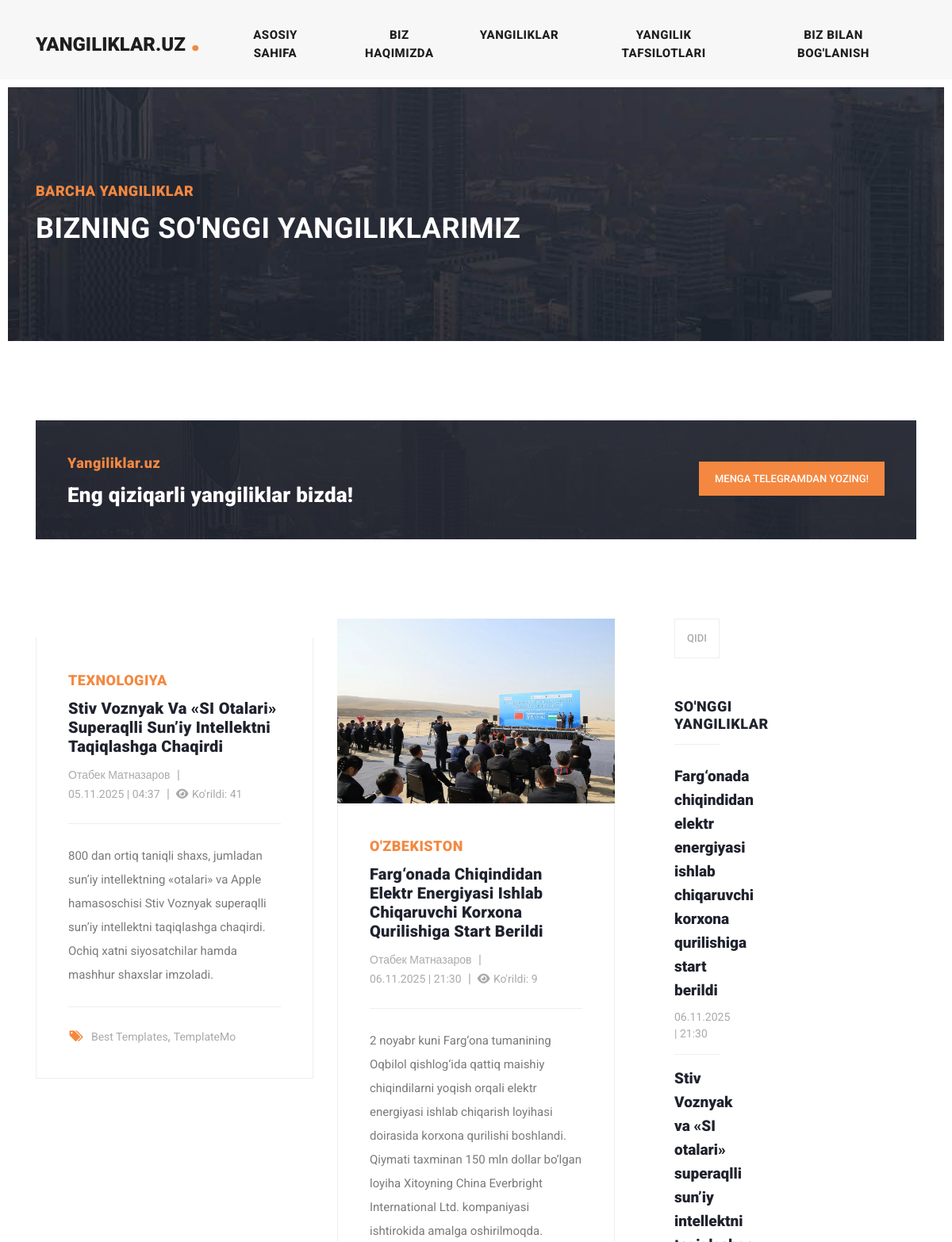
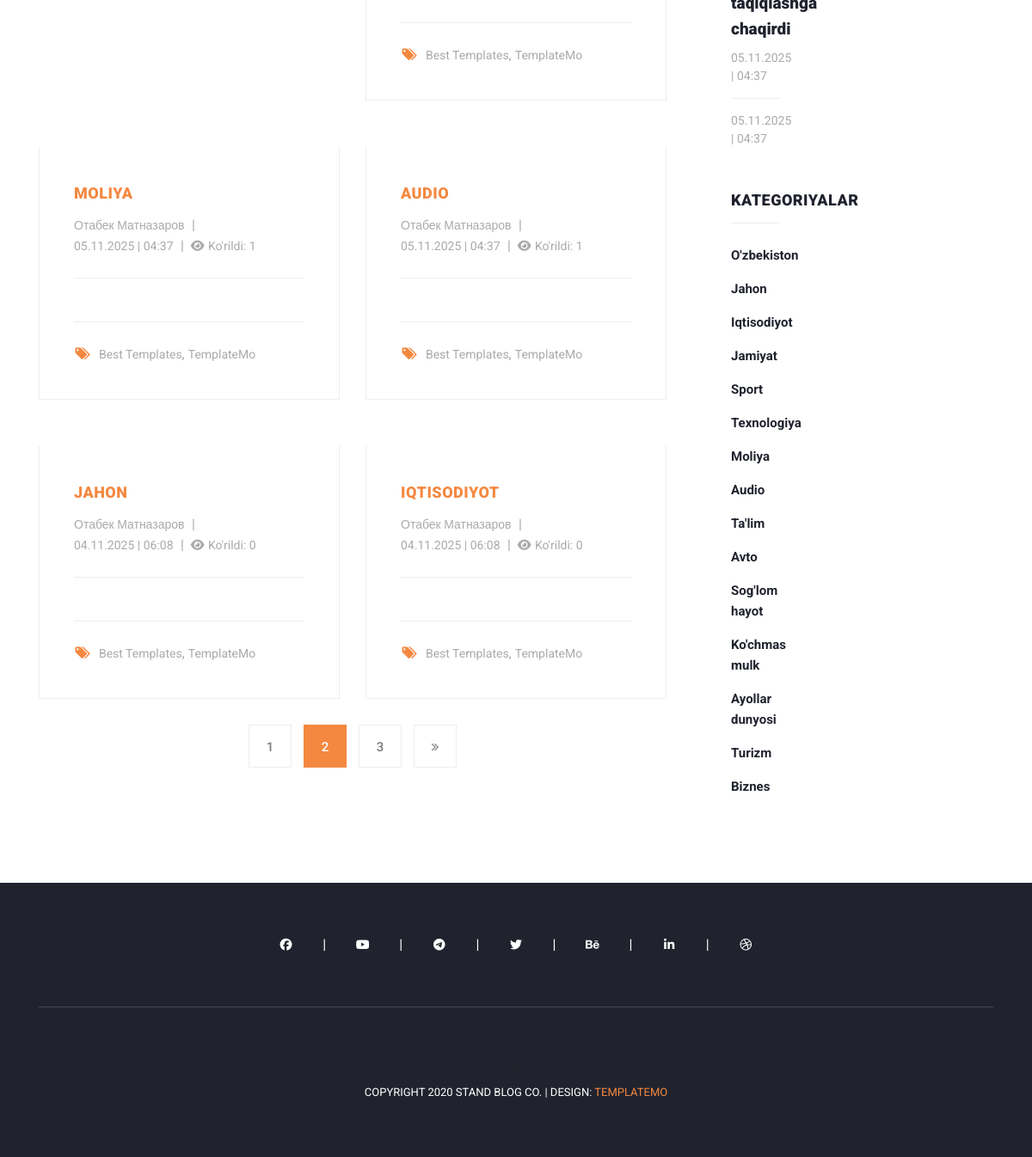
Page /news.php on the committed database (2 pictures, top to bottom).
### tables this page shows
CREATE TABLE `menu` (
    `id` INTEGER PRIMARY KEY AUTOINCREMENT,
    `name` VARCHAR(255) NOT NULL,
    `position` INTEGER DEFAULT NULL,
    `url` VARCHAR(255) DEFAULT NULL,
    `status` BOOLEAN DEFAULT TRUE
);

CREATE TABLE `news`
(
    `id`          INTEGER PRIMARY KEY AUTOINCREMENT,
    `author_id`   INTEGER NOT NULL,
    `is_banner`   INTEGER DEFAULT 0 CHECK (is_banner IN (0, 1)), -- 0=yo'q, 1=ha
    `title`       TEXT    NOT NULL,
    `description` TEXT,
    `category_id` INTEGER NOT NULL,
    `image`       TEXT    DEFAULT NULL,
    `body`        TEXT    DEFAULT NULL,
    `seen_count`  INTEGER DEFAULT 0 CHECK (seen_count >= 0),
    `created_at`  TEXT    DEFAULT (datetime('now', '+5 hours')), -- sqlite da datetime turi yo'q
    `updated_at`  TEXT    DEFAULT (datetime('now', '+5 hours')),
    `status`      INTEGER DEFAULT 1 CHECK (status IN (0, 1))    -- 0=nofaol, 1=faol

);

CREATE TABLE `category`
(
    `id`     INTEGER PRIMARY KEY AUTOINCREMENT,
    `name`   TEXT NOT NULL,
    `status` BOOLEAN DEFAULT TRUE
);

CREATE TABLE `author`
(
  `id` INTEGER PRIMARY KEY AUTOINCREMENT,
  `name` VARCHAR(100) NOT NULL,
  `status` BOOLEAN DEFAULT TRUE
);

CREATE TABLE `social`
(
    `id`       INTEGER PRIMARY KEY AUTOINCREMENT,
    `name`     TEXT(255) NOT NULL,     -- nomi
    `url`      TEXT(255) DEFAULT NULL, -- manzili
    `icon_class` TEXT(255) DEFAULT NULL, -- ikonkasi
    `position` INTEGER   DEFAULT NULL,
    `status`   BOOLEAN   DEFAULT 1     -- yoqib/o'chirish uchun statusi
);

### views/news.php (called while the page is built, shortened)
<?php
require_once __DIR__ . '/../helpers.php';
require_once __DIR__ . '/../controllers/imports.php';
require_once __DIR__ . '/../views/widgets/header.php';
require_once __DIR__ . '/../views/widgets/all-news-banner.php';
require_once __DIR__ . '/../views/widgets/all-news-content.php';
require_once __DIR__ . '/../views/widgets/footer.php';

### news.php (called while the page is built)
<?php
require_once __DIR__ . '/views/news.php';

### models/menu.php (called while the page is built)
<?php
function getMenus(): array
{
    global $pdo;
    $sql = "
            SELECT
                 `name`,
                 `position`,
                 `url`
            FROM `menu`
            WHERE `status` = " . ACTIVE .
        " ORDER BY `position`";
    $stmt = $pdo->prepare($sql);
    $stmt->execute();
    return $stmt->fetchAll(PDO::FETCH_ASSOC);
}

### controllers/imports.php (called while the page is built, shortened)
<?php
$menus = getMenus();
$socials = getSocials();
$categories = getCategories();
$news = getLastNews();
$ommabopYangiliklar = popularNews();

### models/news.php (called while the page is built, shortened)
<?php
function getLastNews(): array
{
    global $pdo;
    $sql = "SELECT
                `N`.`id` AS `news_id`,
                `A`.`name` AS `muallif`,
                `N`.`title` AS `sarlavha`,
                `N`.`description` AS `qisqa_tavsif`,
                `C`.`name` AS `kategoriya`,
                `N`.`image` AS `rasm`,
               -- `N`.`body` AS `yangilik_matni`,
                `N`.`seen_count` AS `kurishlar_soni`,
                `N`.`created_at` AS `yaratilgan_vaqti`      -- GMT+5 da ko'rsatish
            FROM `news` AS `N`
            JOIN `category` AS `C`
             ON `N`.`category_id` = `C`.`id`
            JOIN `author` AS `A`
            ON `N`.`author_id` = `A`.`id`
            WHERE `N`.`status` = " . ACTIVE .
        " ORDER BY `yaratilgan_vaqti` DESC
            LIMIT 3";
    $stmt = $pdo->prepare($sql);
    $stmt->execute();
    return $stmt->fetchAll(PDO::FETCH_ASSOC);
}
function popularNews(): array
{
    global $pdo;
    $sql = "SELECT
                `N`.`id` AS `news_id`,
                `A`.`name` AS `muallif`,
                `N`.`title` AS `sarlavha`,
                `N`.`description` AS `qisqa_tavsif`,
                `C`.`name` AS `kategoriya`,
                `N`.`image` AS `rasm`,
               -- `N`.`body` AS `yangilik_matni`,
                `N`.`seen_count` AS `kurishlar_soni`,
                `N`.`created_at` AS `yaratilgan_vaqti`      -- GMT+5 da ko'rsatish
            FROM `news` AS `N`
            JOIN `category` AS `C`
             ON `N`.`category_id` = `C`.`id`
            JOIN `author` AS `A`
            ON `N`.`author_id` = `A`.`id`
            WHERE `N`.`status` = " . ACTIVE .
        " ORDER BY `seen_count` DESC
            LIMIT 6";
    $stmt = $pdo->prepare($sql);
    $stmt->execute();
    try {
        return $stmt->fetchAll(PDO::FETCH_ASSOC);
    } catch (PDOException $e) {
        dd($e->getMessage());
    }
}

### helpers.php (called while the page is built, shortened)
<?php
function getImage(string $table_name, int $id, mixed $filename): string
{
    $relativePath = "uploads/$table_name/$id/$filename";
    if (file_exists(PROJECT_ROOT . $relativePath)) {
        return '/' . $relativePath;
    }
    return '/assets/images/no_image.png';
}

### models/categories.php (called while the page is built)
<?php
function getCategories(): array
{
    global $pdo;
    $sql = "SELECT
                `name`
            FROM `category`
            WHERE `status` = " . ACTIVE . "
            ORDER BY `id`
            ";
    $stmt = $pdo->prepare($sql);
    $stmt->execute();
    return $stmt->fetchAll(PDO::FETCH_ASSOC);
}

### models/socials.php (called while the page is built)
<?php
function getSocials(): array
{
    global $pdo;
    $sql = "SELECT
                `name`,
                `url`,
                `icon_class`,
                `position`
        FROM `social`
        WHERE `status` = " . ACTIVE .
        " ORDER BY `position`";
    $stmt = $pdo->prepare($sql);
    $stmt->execute();
    return $stmt->fetchAll(PDO::FETCH_ASSOC);
}

### views/widgets/all-news-content.php (the view, shortened to what this page needs)
<section class="call-to-action">
    <div class="container">
        <div class="row">
            <div class="col-lg-12">
                <div class="main-content">
                    <div class="row">
                        <div class="col-lg-8">
                            <span><?= SITE_NAME ?? 'Bu yerda sayt nomi' ?></span>
                            <h4> <?= SLOGAN ?> </h4>
                        </div>
                        <div class="col-lg-4">
                            <div class="main-button">
                                <a href="https://t.me/settings" target="_parent">Menga Telegramdan yozing!</a>
                            </div>
                        </div>
                    </div>
                </div>
            </div>
        </div>
    </div>
</section>
<section class="blog-posts grid-system">
    <div class="container">
        <div class="row">
            <div class="col-lg-8">
                <div class="all-blog-posts">
                    <div class="row">
                        <?php if (!empty($ommabopYangiliklar)): ?>
                            <?php foreach ($ommabopYangiliklar as $ommabopYangilik): ?>
                                <div class="col-lg-6">
                                    <div class="blog-post">
                                        <div class="blog-thumb">
                                            <?php $image = getImage('news', $ommabopYangilik['news_id'], $ommabopYangilik['rasm']); ?>
                                            <img src="<?= $image; ?>" alt="">
                                        </div>
                                        <div class="down-content">
                                            <span> <?= $ommabopYangilik['kategoriya']; ?> </span>
                                            <a href="post-details.html">
                                                <h4><?= $ommabopYangilik['sarlavha']; ?> </h4>
                                            </a>
                                            <ul class="post-info">
                                                <li><a href="#"> <?= $ommabopYangilik['muallif']; ?> </a></li>
                                                <li>
                                                    <a> <?= date('d.m.Y  |  H:i', strtotime($ommabopYangilik['yaratilgan_vaqti'])); ?> </a>
                                                </li>
                                                <li><a> <i class="fas fa-eye"></i>
                                                        Ko'rildi: <?= $ommabopYangilik['kurishlar_soni']; ?> </a></li>
                                            </ul>
                                            <a href="?controller=news_view&id=<?= htmlspecialchars($ommabopYangilik['news_id']); ?>">
                                                <p> <?= $ommabopYangilik['qisqa_tavsif'] ?> </p>
                                            </a>
                                            <div class="post-options">
                                                <div class="row">
                                                    <div class="col-lg-12">
                                                        <ul class="post-tags">
                                                            <li><i class="fa fa-tags"></i></li>
                                                            <li><a href="#">Best Templates</a>,</li>
                                                            <li><a href="#">TemplateMo</a></li>
                                                        </ul>
                                                    </div>
                                                </div>
                                            </div>
                                        </div>
                                    </div>
                                </div>
                            <?php endforeach; ?>
                        <?php endif; ?>
                        <div class="col-lg-12">
                            <ul class="page-numbers">
                                <li><a href="#">1</a></li>
                                <li class="active"><a href="#">2</a></li>
                                <li><a href="#">3</a></li>
                                <li><a href="#"><i class="fa fa-angle-double-right"></i></a></li>
                            </ul>
                        </div>
                    </div>
                </div>
            </div>
            <div class="col-lg-4">
                <div class="col-lg-4">
                    <?php require_once __DIR__ . '/sidebar.php'; ?>
                </div>
            </div>
        </div>
    </div>
</section>

### views/widgets/header.php (shortened to what this page needs)
<!DOCTYPE html>
<html lang="uz">
<head>
    <link href="vendor/bootstrap/css/bootstrap.min.css" rel="stylesheet">
    <link rel="stylesheet" href="assets/css/all.min.css">
    <link rel="stylesheet" href="assets/css/fontawesome.css">
    <link rel="stylesheet" href="assets/css/templatemo-stand-blog.css">
    <link rel="stylesheet" href="assets/css/owl.css">
</head>
<body>
<header class="">
    <nav class="navbar navbar-expand-lg">
        <div class="container">
            <a class="navbar-brand" href="/">
                <h2> <?= SITE_NAME ?? 'Sayt nomi'; ?> <em>.</em></h2>
            </a>
            <div class="collapse navbar-collapse" id="navbarResponsive">
                <ul class="navbar-nav ml-auto">
                    <?php if (!empty($menus)): ?>
                        <?php foreach ($menus as $menu): ?>
                            <li class="nav-item">
                                <a class="nav-link" href="<?= $menu['url']; ?>">
                                    <?= $menu['name']; ?>
                                </a>
                            </li>
                        <?php endforeach; ?>
                    <?php endif; ?>
                </ul>
            </div>
        </div>
    </nav>
</header>

### views/widgets/all-news-banner.php
<div class="heading-page header-text">
    <section class="page-heading">
        <div class="container">
            <div class="row">
                <div class="col-lg-12">
                    <div class="text-content">
                        <h4>Barcha yangiliklar</h4>
                        <h2>Bizning so'nggi yangiliklarimiz</h2>
                    </div>
                </div>
            </div>
        </div>
    </section>
</div>

### views/widgets/sidebar.php (shortened to what this page needs)
<div class="sidebar">
    <div class="row">
        <div class="col-lg-12">
            <div class="sidebar-item search">
                <form id="search_form" name="gs" method="GET" action="#">
                    <input type="text" name="q" class="searchText" placeholder="qidirish uchun yozing..."
                           autocomplete="on">
                </form>
            </div>
        </div>
        <div class="col-lg-12">
            <div class="sidebar-item recent-posts">
                <div class="sidebar-heading">
                    <h2>So'nggi yangiliklar</h2>
                </div>
                <div class="content">
                    <ul>
                        <?php if (!empty($news)): ?>
                            <?php foreach ($news as $news_item): ?>
                                <li>
                                    <a href="?controller=news_view&id=<?= htmlspecialchars($news_item['news_id']) ?>">
                                        <h5> <?= htmlspecialchars($news_item['sarlavha']); ?> </h5>
                                        <span><?= date('d.m.Y  |  H:i', strtotime($news_item['yaratilgan_vaqti'])); ?></span>
                                    </a>
                                </li>
                            <?php endforeach; ?>
                        <?php else: echo 'news massivi null!'; ?>
                        <?php endif; ?>
                    </ul>
                </div>
            </div>
        </div>
        <div class="col-lg-12">
            <div class="sidebar-item categories">
                <div class="sidebar-heading">
                    <h2>Kategoriyalar</h2>
                </div>
                <div class="content">
                    <ul>
                        <?php if (!empty($categories)): ?>
                            <?php foreach ($categories as $category): ?>
                                <li><a href="#"> <?= $category['name'] ?> </a></li>
                            <?php endforeach; ?>
                        <?php endif; ?>
                    </ul>
                </div>
            </div>
        </div>
    </div>
</div>

### views/widgets/footer.php (shortened to what this page needs)
<footer>
    <div class="container">
        <div class="row">
            <div class="col-lg-12">
                <ul class="social-icons">
                    <?php if (!empty($socials)) : ?>
                        <?php foreach ($socials as $social) : ?>
                            <li>
                                <a href="<?= $social['url'] ?>" target="_blank">
                                    <i class="<?= $social['icon_class']; ?>>"></i>
                                </a>
                            </li>
                        <?php endforeach; ?>
                    <?php endif; ?>
                </ul>
            </div>
            <div class="col-lg-12">
                <div class="copyright-text">~
                    <p>Copyright 2020 Stand Blog Co.
                        | Design: <a rel="nofollow" href="https://templatemo.com" target="_parent">TemplateMo</a></p>
                </div>
            </div>
        </div>
    </div>
</footer>
</body>
</html>

### rows in the picture
menu: name "ASOSIY SAHIFA"
menu: name "BIZ HAQIMIZDA"
menu: name "YANGILIKLAR"
menu: name "YANGILIK TAFSILOTLARI"
menu: name "BIZ BILAN BOG'LANISH"
news: category.name "TEXNOLOGIYA", title "Stiv Voznyak Va «SI Otalari» Superaqlli Sun’iy Intellektni Taqiqlashga Chaqirdi", author.name "Отабек Матназаров", created_at "05.11.2025 | 04:37", seen_count "41", description "800 dan ortiq taniqli shaxs, jumladan sun’iy intellektning «otalari» va Apple hamasoschisi Stiv Voznyak superaqlli sun’iy intellektni taqiqlashga chaqirdi. Ochiq xatni siyosatchilar hamda mashhur shaxslar imzoladi.", title "Stiv Voznyak va «SI otalari» superaqlli sun’iy intellektni taqiqlashga chaqirdi"
news: id+image (picture), category.name "O'ZBEKISTON", title "Farg‘onada Chiqindidan Elektr Energiyasi Ishlab Chiqaruvchi Korxona Qurilishiga Start Berildi", author.name "Отабек Матназаров", created_at "06.11.2025 | 21:30", seen_count "9", description "2 noyabr kuni Farg‘ona tumanining Oqbilol qishlog‘ida qattiq maishiy chiqindilarni yoqish orqali elektr energiyasi ishlab chiqarish loyihasi doirasida korxona qurilishi boshlandi. Qiymati taxminan 150 mln dollar bo‘lgan loyiha Xitoyning China Everbright International Ltd. kompaniyasi ishtirokida amalga oshirilmoqda.", title "Farg‘onada chiqindidan elektr energiyasi ishlab chiqaruvchi korxona qurilishiga start berildi"
news: category.name "MOLIYA", author.name "Отабек Матназаров", created_at "05.11.2025 | 04:37", seen_count "1"
news: category.name "AUDIO", author.name "Отабек Матназаров", created_at "05.11.2025 | 04:37", seen_count "1"
news: category.name "JAHON", author.name "Отабек Матназаров", created_at "04.11.2025 | 06:08", seen_count "0"
news: category.name "IQTISODIYOT", author.name "Отабек Матназаров", created_at "04.11.2025 | 06:08", seen_count "0"
category: name "O'zbekiston"
category: name "Jahon"
category: name "Iqtisodiyot"
category: name "Jamiyat"
category: name "Sport"
category: name "Texnologiya"
category: name "Moliya"
category: name "Audio"
category: name "Ta'lim"
category: name "Avto"
category: name "Sog'lom hayot"
category: name "Ko'chmas mulk"
category: name "Ayollar dunyosi"
category: name "Turizm"
category: name "Biznes"

### other values in the picture
SITE_NAME "YANGILIKLAR.UZ"
SITE_NAME "Yangiliklar.uz"
SLOGAN "Eng qiziqarli yangiliklar bizda!"
